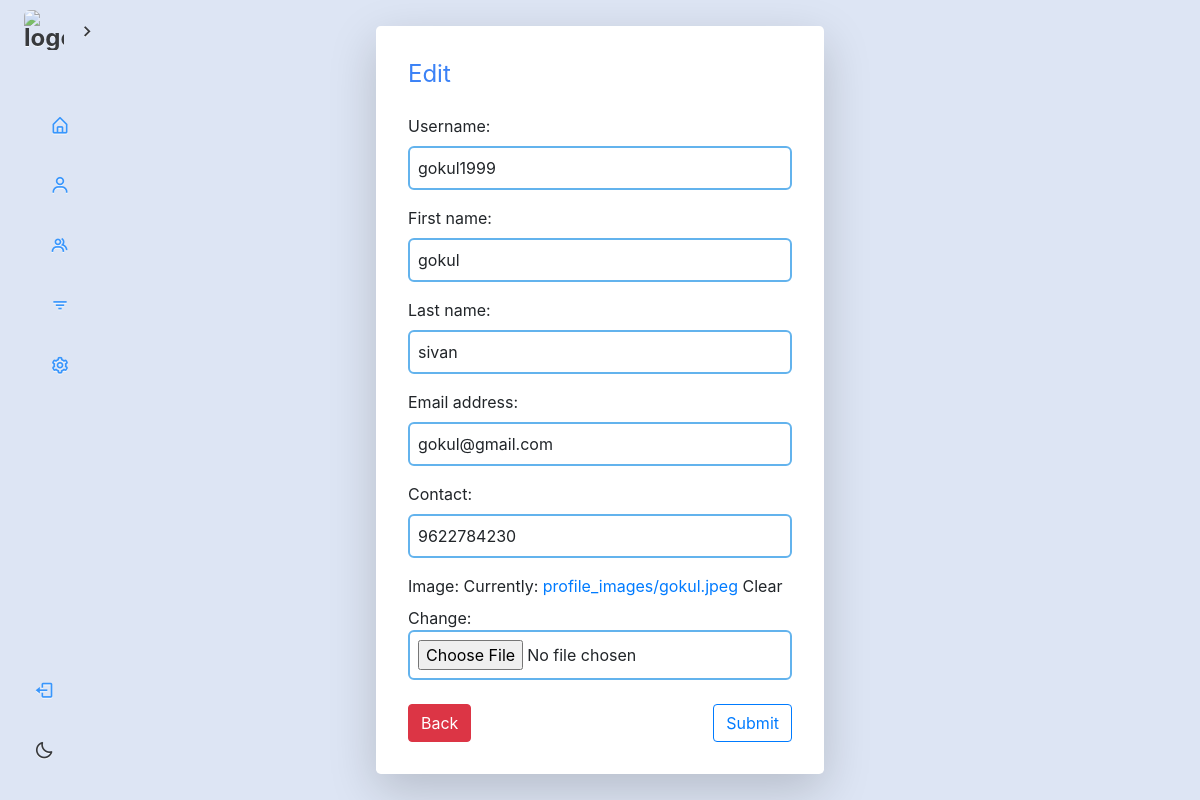
The app's page /edit_account/3/ (signed in) with its own data.
### candidate_app/models.py (models this page shows)
class CustomUser(AbstractUser):
    contact = models.CharField(max_length=15, blank=True, null=True)
    image = models.ImageField(upload_to='profile_images/', max_length=400, blank=True, null=True)

### candidate_app/views.py (the view)
# urls.py: path('edit_account/<int:pk>/', Edit_account.as_view(), name='edit_account'),
class Edit_account(UpdateView):
    model = CustomUser
    form_class = CustomUserUpdateForm
    template_name = 'edit_account.html'
    success_url = reverse_lazy('profile')
    def get_object(self, queryset=None):
        return get_object_or_404(CustomUser, pk=self.request.user.pk)

### candidate_app/forms.py
class CustomUserUpdateForm(forms.ModelForm):
    class Meta:
        model = CustomUser
        fields = ['username', 'first_name', 'last_name', 'email', 'contact', 'image']

### templates/edit_account.html (shortened to what this page needs)
<!DOCTYPE html>
<html lang="en">
<head>
    <link rel="stylesheet" href="https://cdnjs.cloudflare.com/ajax/libs/font-awesome/6.0.0/css/all.min.css"
>
    <link href="https://cdn.jsdelivr.net/npm/tailwindcss@2.2.19/dist/tailwind.min.css" rel="stylesheet">
</head>
    {% include 'sidebar.html' %}
    <div class="bg-white p-8 rounded-lg shadow-lg max-w-md w-full">
        <header class="text-blue-500 text-2xl mb-4">
            <span>Edit</span>
        </header>
        <form enctype="multipart/form-data" method="post">
            {{ form.as_p }}
            <div class="content mt-4 flex justify-between items-center">
                <div class="field">
                    <a href="/profile"><button class="btn btn-danger">Back</button></a>
                </div>
                <div class="field">
                    <button class="btn btn-outline-primary" type="submit">Submit</button>
                </div>
            </div>
        </form>
    </div>
</body>
</html>

### static/css/style.css (style rules this page uses)
* { font-family: 'Poppins' }
body { user-select: none; overflow-y: hidden; display: flex; justify-content: center; align-items: center; background: hsl(218deg 50% 91%); height: 100vh; }
button { cursor: pointer; }

### templates/edit_account.html (style rules this page uses)
body { background-image: url('https://4kwallpapers.com/images/wallpapers/baby-groot-cute-art-3840x2160-11964.jpg'); background-size: cover; background-position: center; background-repeat: no-repeat; display: flex; align-items: center; justify-content: center; min-height: 100vh; margin: 0; }
input { border: 2px solid #63b3ed; padding: 8px; width: 100%; margin-bottom: 10px; border-radius: 6px; }
.btn { padding: 10px 15px; border-radius: 6px; cursor: pointer; }
.btn-danger { background-color: #f44336; color: white; }
.btn-outline-primary { background-color: transparent; border: 2px solid #4caf50; color: #4caf50; }

### records on screen
CustomUser: username "gokul1999", first_name "gokul", last_name "sivan", email "gokul@gmail.com", contact "9622784230"
